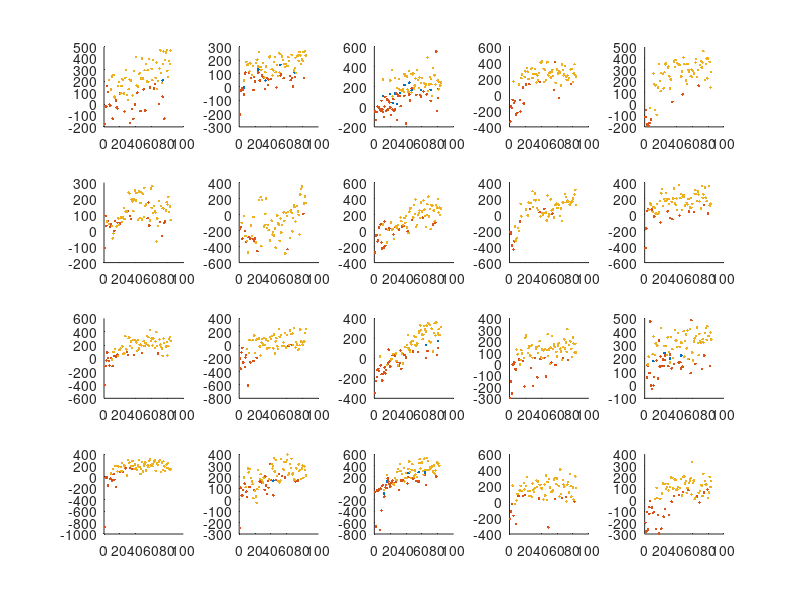
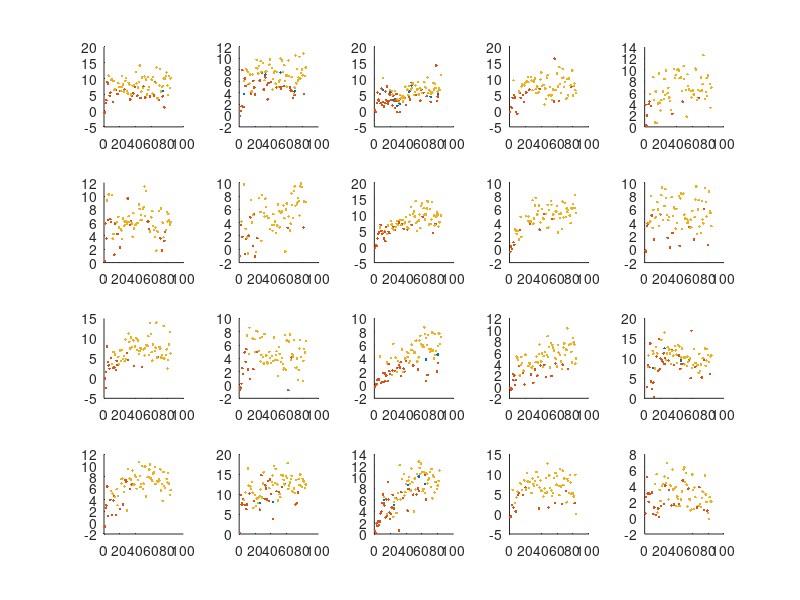

MATLAB code for these plots, in order:
load('dataTA')

figure(10); clf;
for sub = 1:20
    
    subplot(4,5,sub)
    scatter(1:84, dataAllNormTrials(sub,:), '.k'); hold on
    scatter(1:84, dataFailNormTrialsTA(sub,:), '.r'); hold on
    scatter(1:84, dataSuccNormTrialsTA(sub,:), '.g'); hold on
        
end

load('dataITA')

figure(11); clf;

for sub = 1:20
    
    subplot(4,5,sub)
    scatter(1:84, dataAllNormTrialsITA(sub,:), '.k'); hold on
    scatter(1:84, dataFailNormTrialsITA(sub,:), '.r'); hold on
    scatter(1:84, dataSuccNormTrialsITA(sub,:), '.g'); hold on
        
end
